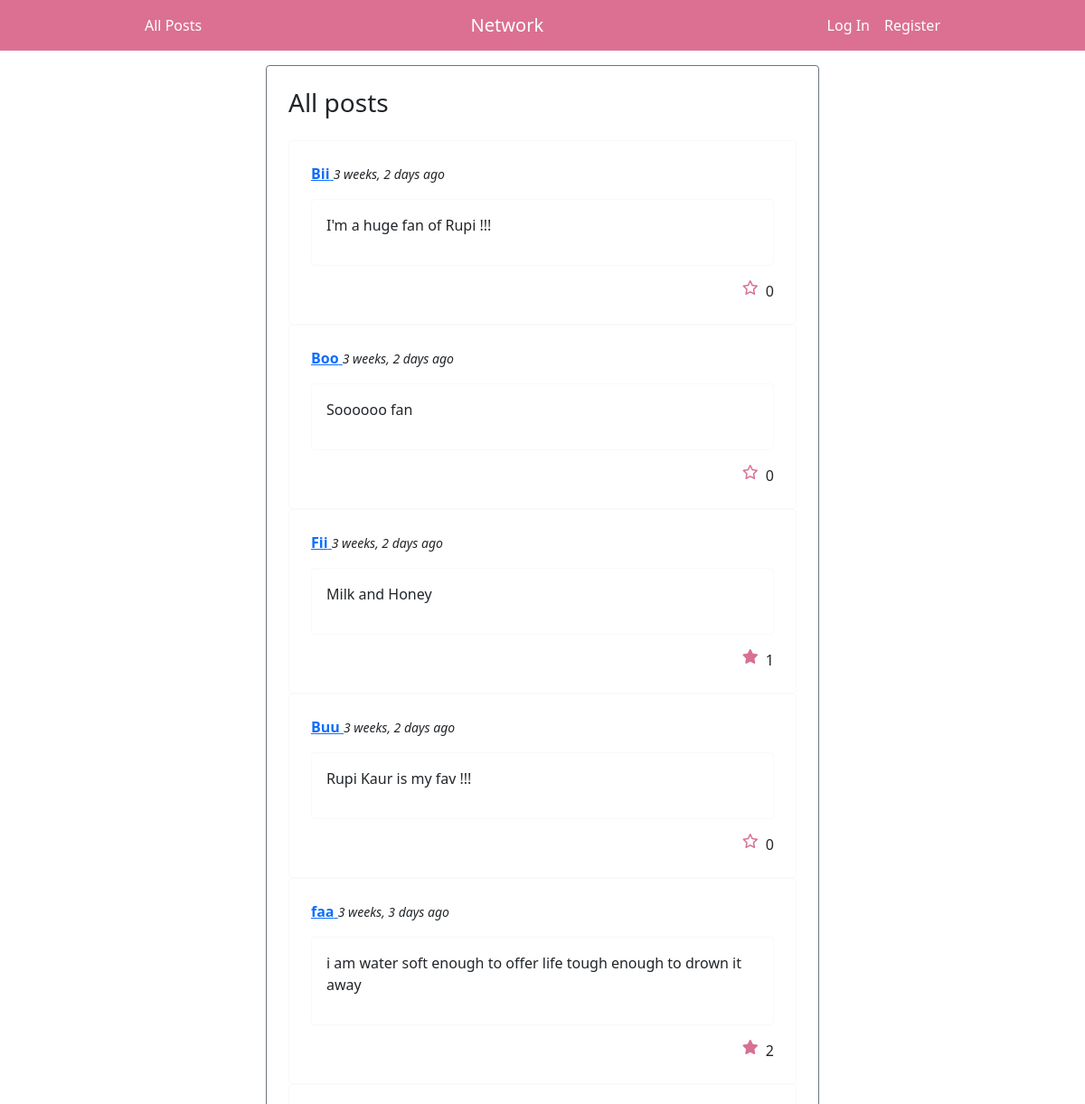
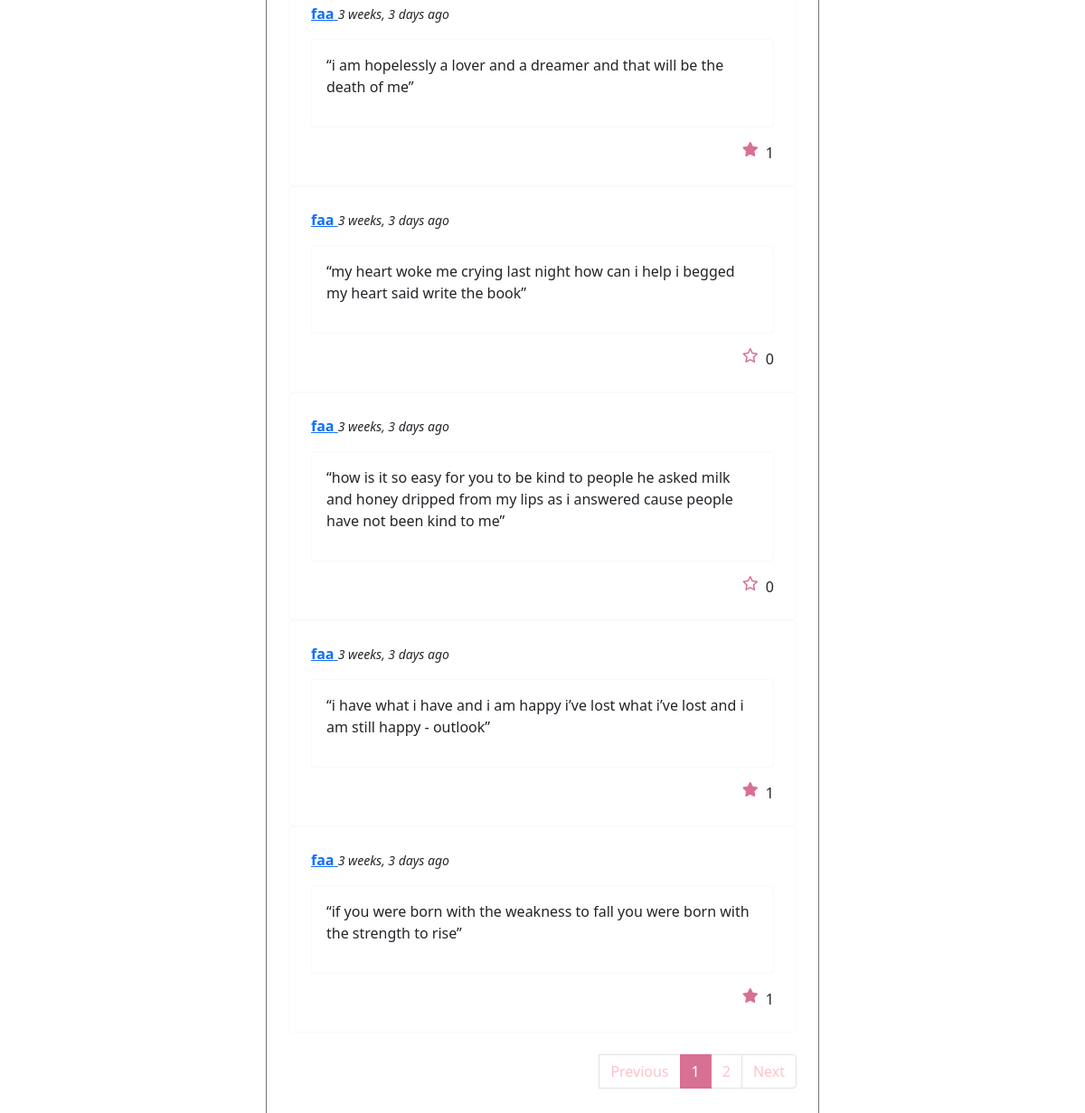
The page / on the database its author committed (2 pictures, top to bottom).
### network/models.py (models this page shows, shortened)
class Post(models.Model):
    author = models.ForeignKey(User, on_delete=models.CASCADE, related_name="posts")
    content = models.CharField(max_length=10000)
    created_at = models.DateTimeField(auto_now_add=True)
    liked_by = models.ManyToManyField(User, blank=True, related_name="likes")
    def likes(self):
        return self.liked_by.all().count()
    class Meta:
        ordering = ['-created_at']

class User(AbstractUser):
    following = models.ManyToManyField("self", blank=True, related_name='followers', symmetrical=False)

### network/views.py (the view)
# urls.py: path("", views.index, name="index"),
def index(request):
    posts = Post.objects.all()
    paginator = Paginator(posts, 10)
    page_number = request.GET.get('page', 1)
    page = paginator.get_page(page_number)
    return render(request, "network/index.html", {
        "form": NewPostForm(),
        "page": page,
        "previous_url": previous_url(page),
        "next_url": next_url(page),
    })

### network/models.py (called while the page is built)
def previous_url(page):
    if page.has_previous():
        previous_url = f'?page={page.previous_page_number()}'
    else:
        previous_url = ''
    return previous_url

def next_url(page):
    if page.has_next():
        next_url = f'?page={page.next_page_number()}'
    else:
        next_url = ''
    return next_url

### network/templates/network/index.html (shortened to what this page needs)
{% extends "network/layout.html" %}
{% block body %}
    <div class="row justify-content-center">
        <div class="col-6 border border-secondary p-4 rounded mt-3">
            <h3 class="pb-3">All posts</h3>
            {% include "network/blockpost.html" %}
        </div>
    </div>
{% endblock %}

### network/templates/network/blockpost.html (shortened to what this page needs)
{% load humanize %}
{% load static %}
        {% for post in page.object_list %}
        <div class="border border-light p-4 rounded">
            <div id="post_headline_{{ post.id }}">
                <a href="{% url 'profile' post.author.id %}">
                    <strong>{{ post.author }}</strong>
                </a>
                <em><small>{{ post.created_at|naturaltime }}</small></em>
            </div>
            <div id="post_contentgroup_{{ post.id }}" class="border border-light p-3 rounded mt-3">
                <p id="post_content_{{ post.id }}">{{ post.content }}</p>
            </div>
            <div id="post_likes_{{ post.id }}" class="d-grid gap-2 d-md-flex justify-content-md-end mt-3">
                {% if user.is_authenticated %}
                <i id="post_likeicon_{{ post.id }}" data-id="{{ post.id }}" class="likeicon {% if user in post.liked_by.all %}fa-solid{% else %}fa-regular{% endif %} fa-star"></i>
                {% else %}
                <i class="likeicon {% if post.likes != 0 %}fa-solid{% else %}fa-regular{% endif %} fa-star"></i>
                {% endif %}
                <span id="post_likecount_{{ post.id }}">{{ post.likes }}</span>
            </div>
        </div>
        {% empty %}
        <div class="row justify-content-center mt-5">
            No post
        </div>
        {% endfor %}
        {% if page.object_list %}
        <nav aria-label="...">
            <ul class="pagination justify-content-end mt-4">
                <li class="page item {% if not page.has_previous %} disabled {% endif %}" >
                    <a class="page-link pagination" href="{{ previous_url }}" tabindex="-1" aria-disabled="true">Previous</a>
                </li>
                {% for n in page.paginator.page_range %}
                    {% if n == page.number %}
                    <li aria-current="page" class="page-item active">
                        <span class="page-link" style="border-color: #d87093; background-color: #d87093;">
                        {{ n }}
                        </span>
                    </li>
                    {% elif n < page.number|add:3 and n > page.number|add:-3 %}
                    <li class="page-item">
                        <a class="page-link pagination" href="{{GET_params.urlencode}}?page={{ n }}">{{ n }}</a>
                    </li>
                    {% endif %}
                {% endfor %}
                <li class="page-item {% if not page.has_next %} disabled {% endif %}">
                    <a class="page-link pagination" href="{{ next_url }}">Next</a>
                </li>
            </ul>
        </nav>
        {% endif %}

### network/static/network/styles.css (style rules this page uses)
.likeicon { color: #d87093; }
.pagination { color: pink; }

### rows shown on the page
Post: author "Bii", created_at "3 weeks, 2 days ago", content "I'm a huge fan of Rupi !!!", likes "0"
Post: author "Boo", created_at "3 weeks, 2 days ago", content "Soooooo fan", likes "0"
Post: author "Fii", created_at "3 weeks, 2 days ago", content "Milk and Honey", likes "1"
Post: author "Buu", created_at "3 weeks, 2 days ago", content "Rupi Kaur is my fav !!!", likes "0"
Post: author "faa", created_at "3 weeks, 3 days ago", content "i am water soft enough to offer life tough enough to drown it away", likes "2"
Post: author "faa", created_at "3 weeks, 3 days ago", content "“i am hopelessly a lover and a dreamer and that will be the death of me”", likes "1"
Post: author "faa", created_at "3 weeks, 3 days ago", content "“my heart woke me crying last night how can i help i begged my heart said write the book”", likes "0"
Post: author "faa", created_at "3 weeks, 3 days ago", content "“how is it so easy for you to be kind to people he asked milk and honey dripped from my lips as i answered cause people have not been kind to me”", likes "0"
Post: author "faa", created_at "3 weeks, 3 days ago", content "“i have what i have and i am happy i’ve lost what i’ve lost and i am still happy - outlook”", likes "1"
Post: author "faa", created_at "3 weeks, 3 days ago", content "“if you were born with the weakness to fall you were born with the strength to rise”", likes "1"

### other values the page prints
{{ n }} "1"
{{ n }} "2"
